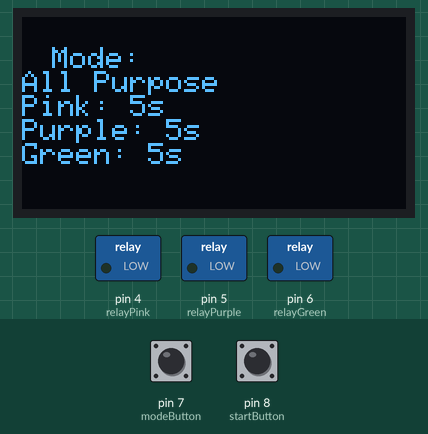
The sketch below on a simulated Arduino Uno, built with avr-gcc and run on an emulated ATmega328P. On the bench: 128×64 one-colour display, switched loads named in the sketch (green lamp = pin HIGH). Inputs (shaded band) come from the test bench; at power-on: pin 7 (modeButton) HIGH, pin 8 (startButton) HIGH. What the sketch prints to the serial monitor is not drawn.

Above: at 1.2 s.
1.3 s: pin 7 (modeButton) pulled LOW for 0.15 s
At 1.9 s:
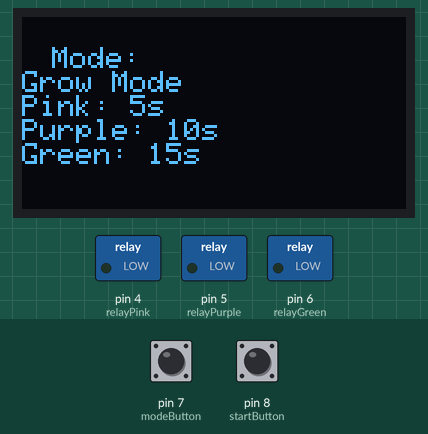
3.0 s: pin 7 (modeButton) pulled LOW for 1 s
At 4.4 s:
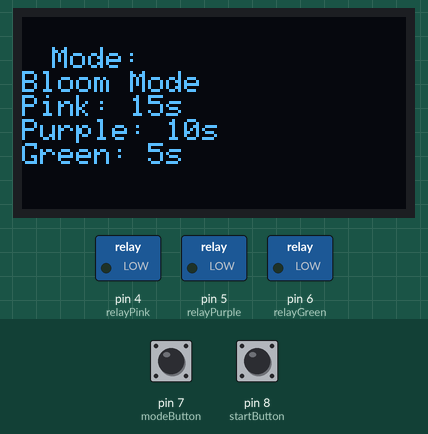
5.5 s: pin 8 (startButton) pulled LOW for 0.15 s
At 6.3 s:
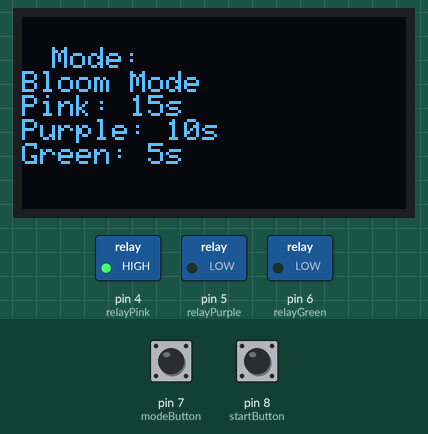
Timing chart, 0 to 32.2 s (numbered marks = the images above; inputs shaded):
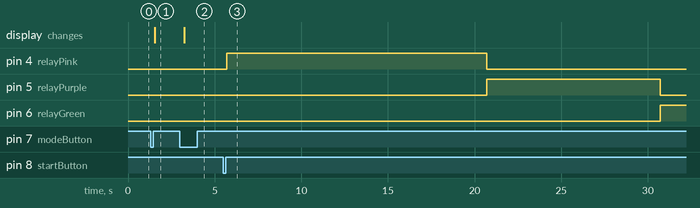

Measured:
- after the input at 1.3 s, the display: changes after 0.23 s (image 1)
- after the input at 3.0 s, the display: changes after 0.23 s (image 2)
- after the input at 5.5 s, pin 4 (relayPink): LOW → HIGH after 0.20 s, → LOW 15.0 s later; pin 5 (relayPurple): LOW → HIGH after 15.2 s, → LOW 10.0 s later; pin 6 (relayGreen): LOW → HIGH after 25.2 s

The sketch:

3partSelector.ino
```cpp
#include <Wire.h>
#include <Adafruit_GFX.h>
#include <Adafruit_SH110X.h>

// Display setup (SH1106 OLED, I2C)
#define SCREEN_WIDTH 128
#define SCREEN_HEIGHT 64
Adafruit_SH1106G display(SCREEN_WIDTH, SCREEN_HEIGHT, &Wire, -1);

// Relay pins for pumps
const int relayPink = 4;
const int relayPurple = 5;
const int relayGreen = 6;

// Buttons
const int modeButton = 7;
const int startButton = 8;

// Mode selection
enum Mode { ALL_PURPOSE, GROW, BLOOM };
Mode currentMode = ALL_PURPOSE;

// Dosing times (milliseconds)
struct DosingProfile {
    int pinkTime;
    int purpleTime;
    int greenTime;
};

// Define preset dosing times
DosingProfile allPurpose = { 5000, 5000, 5000 };
DosingProfile grow = { 5000, 10000, 15000 };
DosingProfile bloom = { 15000, 10000, 5000 };

// Active dosing profile
DosingProfile selectedProfile;

void setup() {
    Serial.begin(9600);

    // Initialize OLED display
    display.begin(0x3C);
    display.clearDisplay();
    display.setTextSize(1);
    display.setTextColor(SH110X_WHITE);

    // Set relay pins as outputs
    pinMode(relayPink, OUTPUT);
    pinMode(relayPurple, OUTPUT);
    pinMode(relayGreen, OUTPUT);

    // Ensure all pumps are off
    digitalWrite(relayPink, LOW);
    digitalWrite(relayPurple, LOW);
    digitalWrite(relayGreen, LOW);

    // Button inputs with pull-ups
    pinMode(modeButton, INPUT_PULLUP);
    pinMode(startButton, INPUT_PULLUP);

    // Set initial mode
    updateMode();
    displayMode();
}

void loop() {
    // Check if mode button is pressed (debounced)
    if (digitalRead(modeButton) == LOW) {
        delay(200); // Debounce delay
        currentMode = static_cast<Mode>((currentMode + 1) % 3);
        updateMode();
        displayMode();
        while (digitalRead(modeButton) == LOW); // Wait for button release
    }

    // Check if start button is pressed
    if (digitalRead(startButton) == LOW) {
        delay(200); // Debounce delay
        dispenseNutrients();
        displayMode();
        while (digitalRead(startButton) == LOW); // Wait for button release
    }
}

// Update selected profile based on mode
void updateMode() {
    switch (currentMode) {
        case ALL_PURPOSE: selectedProfile = allPurpose; break;
        case GROW: selectedProfile = grow; break;
        case BLOOM: selectedProfile = bloom; break;
    }
}

// Display current mode on OLED
void displayMode() {
    display.clearDisplay();
    display.setCursor(10, 10);

    display.println("Mode: ");
    switch (currentMode) {
        case ALL_PURPOSE: display.println("All Purpose"); break;
        case GROW: display.println("Grow Mode"); break;
        case BLOOM: display.println("Bloom Mode"); break;
    }

    display.println("Pink: " + String(selectedProfile.pinkTime / 1000) + "s");
    display.println("Purple: " + String(selectedProfile.purpleTime / 1000) + "s");
    display.println("Green: " + String(selectedProfile.greenTime / 1000) + "s");

    display.display();
}

// Dispense nutrients based on selected mode
void dispenseNutrients() {
    Serial.println("Dispensing Nutrients...");

    digitalWrite(relayPink, HIGH);
    delay(selectedProfile.pinkTime);
    digitalWrite(relayPink, LOW);

    digitalWrite(relayPurple, HIGH);
    delay(selectedProfile.purpleTime);
    digitalWrite(relayPurple, LOW);

    digitalWrite(relayGreen, HIGH);
    delay(selectedProfile.greenTime);
    digitalWrite(relayGreen, LOW);

    Serial.println("Dosing Complete.");
}
```
